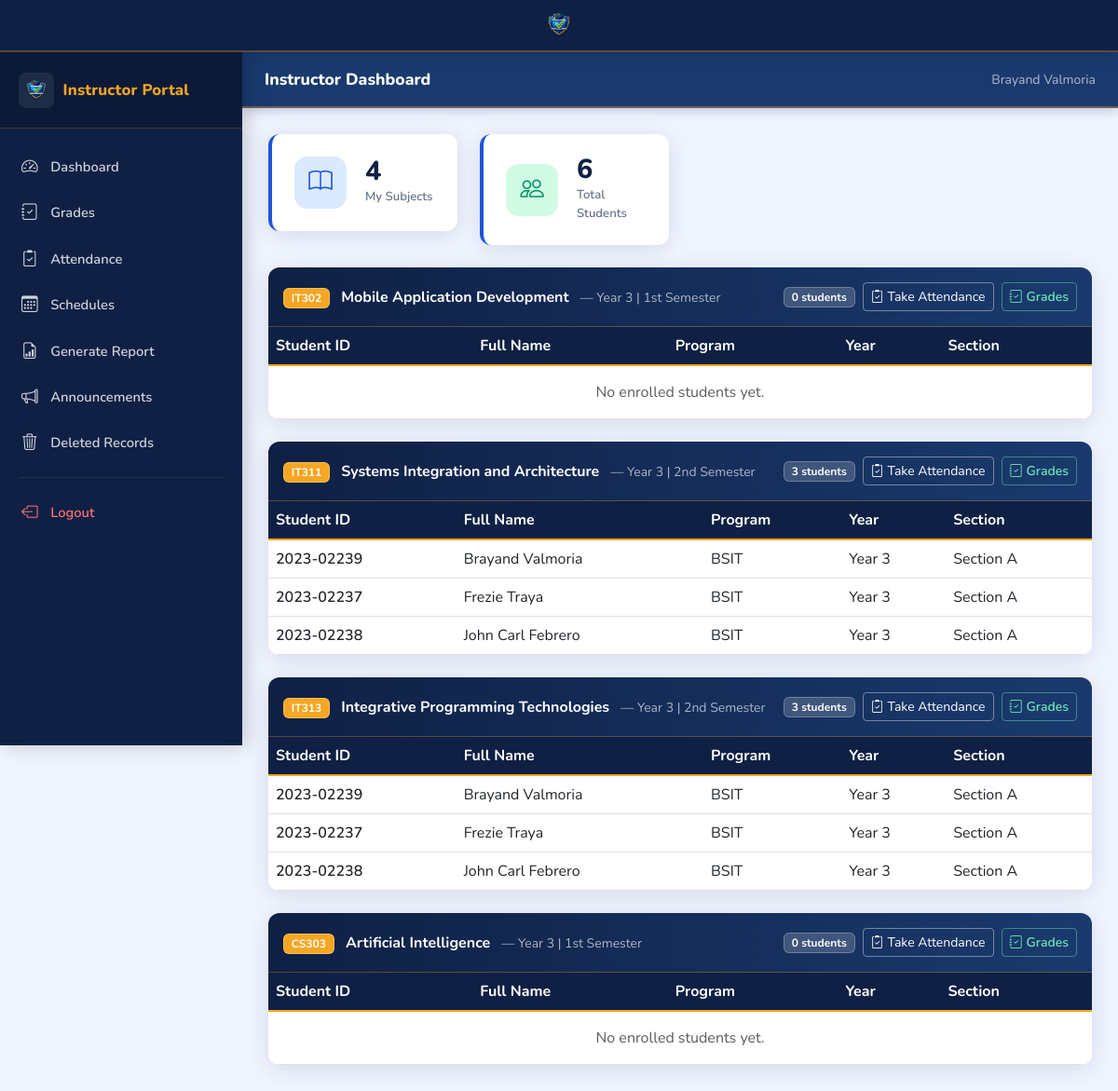
Page /instructor/dashboard/ (signed in) on the committed database.
### accounts/models.py (models this page shows, shortened)
class InstructorProfile(SoftDeleteMixin, models.Model):
    POSITION_CHOICES = [
        ('instructor_1', 'Instructor I'),
        ('instructor_2', 'Instructor II'),
        ('instructor_3', 'Instructor III'),
        ('assistant_prof_1', 'Assistant Professor I'),
        ('assistant_prof_2', 'Assistant Professor II'),
        ('associate_prof', 'Associate Professor'),
        ('full_prof', 'Full Professor'),
    ]
    YEAR_LEVEL_CHOICES = [
        ('1', '1st Year'),
        ('2', '2nd Year'),
        ('3', '3rd Year'),
        ('4', '4th Year'),
        ('all', 'All Year Levels'),
    ]
    user = models.OneToOneField(User, on_delete=models.CASCADE, related_name='instructor_profile')
    faculty_id = models.CharField(max_length=50, unique=True)
    full_name = models.CharField(max_length=200)
    department = models.ForeignKey(Department, on_delete=models.SET_NULL, null=True)
    program = models.ForeignKey(Program, on_delete=models.SET_NULL, null=True, blank=True)
    year_level_handles = models.CharField(max_length=10, choices=YEAR_LEVEL_CHOICES, default='all')
    position = models.CharField(max_length=50, choices=POSITION_CHOICES, blank=True)
    created_at = models.DateTimeField(auto_now_add=True)

class StudentProfile(SoftDeleteMixin, models.Model):
    YEAR_LEVEL_CHOICES = [
        ('1', '1st Year'),
        ('2', '2nd Year'),
        ('3', '3rd Year'),
        ('4', '4th Year'),
    ]
    user = models.OneToOneField(User, on_delete=models.CASCADE, related_name='student_profile')
    student_id = models.CharField(max_length=50, unique=True)
    department = models.ForeignKey(Department, on_delete=models.SET_NULL, null=True)
    program = models.ForeignKey(Program, on_delete=models.SET_NULL, null=True)
    year_level = models.CharField(max_length=1, choices=YEAR_LEVEL_CHOICES)
    full_name = models.CharField(max_length=200)
    contact_number = models.CharField(max_length=20, blank=True)
    address = models.TextField(blank=True)
    date_of_birth = models.DateField(null=True, blank=True)
    gender = models.CharField(max_length=20, blank=True)
    profile_complete = models.BooleanField(default=False)
    created_at = models.DateTimeField(auto_now_add=True)

class Program(models.Model):
    name = models.CharField(max_length=200)
    code = models.CharField(max_length=20)
    department = models.ForeignKey(Department, on_delete=models.CASCADE, related_name='programs')

### enrollment/models.py (models this page shows, shortened)
class Subject(models.Model):
    name = models.CharField(max_length=200)
    code = models.CharField(max_length=20, unique=True)
    description = models.TextField(blank=True)
    units = models.PositiveIntegerField(default=3)
    department = models.ForeignKey(Department, on_delete=models.CASCADE, related_name='subjects')
    program = models.ForeignKey(Program, on_delete=models.CASCADE, related_name='subjects')
    year_level = models.CharField(max_length=1, choices=[
        ('1', '1st Year'), ('2', '2nd Year'), ('3', '3rd Year'), ('4', '4th Year')
    ])
    semester = models.CharField(max_length=20, choices=[
        ('1st', '1st Semester'), ('2nd', '2nd Semester'), ('summer', 'Summer')
    ], default='1st')
    assigned_instructor = models.ForeignKey(
        InstructorProfile, on_delete=models.SET_NULL, null=True, blank=True, related_name='subjects'
    )

class Enrollment(SoftDeleteMixin, models.Model):
    STATUS_PENDING = 'pending'
    STATUS_APPROVED = 'approved'
    STATUS_REJECTED = 'rejected'
    STATUS_CHOICES = [
        (STATUS_PENDING, 'Pending Approval'),
        (STATUS_APPROVED, 'Approved'),
        (STATUS_REJECTED, 'Rejected'),
    ]
    CIVIL_STATUS_CHOICES = [
        ('single', 'Single'), ('married', 'Married'),
        ('widowed', 'Widowed'), ('separated', 'Separated'),
    ]
    GENDER_CHOICES = [
        ('male', 'Male'), ('female', 'Female'), ('other', 'Other'),
    ]
    student = models.OneToOneField(StudentProfile, on_delete=models.CASCADE, related_name='enrollment')
    status = models.CharField(max_length=20, choices=STATUS_CHOICES, default=STATUS_PENDING, db_index=True)
    section = models.ForeignKey(Section, on_delete=models.SET_NULL, null=True, blank=True)
    school_year = models.CharField(max_length=20, default='2024-2025', db_index=True)
    semester = models.CharField(max_length=20, choices=[
        ('1st', '1st Semester'), ('2nd', '2nd Semester'), ('summer', 'Summer')
    ], default='1st')
    subjects = models.ManyToManyField(Subject, blank=True)
    civil_status = models.CharField(max_length=20, choices=CIVIL_STATUS_CHOICES, blank=True)
    ethnicity = models.CharField(max_length=100, blank=True)
    nickname = models.CharField(max_length=50, blank=True)
    address = models.TextField(blank=True)
    contact_number = models.CharField(max_length=20, blank=True)
    date_of_birth = models.DateField(null=True, blank=True)
    place_of_birth = models.CharField(max_length=200, blank=True)
    age = models.PositiveIntegerField(null=True, blank=True)
    gender = models.CharField(max_length=20, choices=GENDER_CHOICES, blank=True)
    zip_code = models.CharField(max_length=10, blank=True)
    mother_name = models.CharField(max_length=200, blank=True)
    mother_occupation = models.CharField(max_length=200, blank=True)
    father_name = models.CharField(max_length=200, blank=True)
    father_occupation = models.CharField(max_length=200, blank=True)
    guardian_name = models.CharField(max_length=200, blank=True)
    guardian_relationship = models.CharField(max_length=100, blank=True)
    submitted_at = models.DateTimeField(auto_now_add=True)
    approved_at = models.DateTimeField(null=True, blank=True)
    remarks = models.TextField(blank=True)

class Section(models.Model):
    name = models.CharField(max_length=10)  # A, B, C
    department = models.ForeignKey(Department, on_delete=models.CASCADE)
    program = models.ForeignKey(Program, on_delete=models.CASCADE)
    year_level = models.CharField(max_length=1)
    max_slots = models.PositiveIntegerField(default=40)
    current_count = models.PositiveIntegerField(default=0)

### core/instructor_views.py (the view)
# urls.py: path('instructor/dashboard/', instructor_dashboard, name='instructor_dashboard'),
@login_required
def instructor_dashboard(request):
    if request.user.role != User.ROLE_INSTRUCTOR:
        return redirect('home')
    instructor = request.user.instructor_profile
    subjects = Subject.objects.filter(assigned_instructor=instructor).select_related('department', 'program')
    subject_data = []
    total_students = 0
    for subject in subjects:
        enrollments = Enrollment.objects.filter(
            subjects=subject, status='approved'
        ).select_related('student').order_by('student__full_name')
        count = enrollments.count()
        total_students += count
        subject_data.append({
            'subject': subject,
            'enrollments': enrollments,
            'count': count,
        })
    return render(request, 'instructor/dashboard.html', {
        'instructor': instructor,
        'subject_data': subject_data,
        'total_students': total_students,
    })

### core/soft_delete.py (called while the page is built)
    def get_queryset(self):
        return SoftDeleteQuerySet(self.model, using=self._db).filter(is_deleted=False)

### templates/instructor/dashboard.html (shortened to what this page needs)
{% extends 'base.html' %}
{% block body %}
<div class="portal-layout">
  {% include 'partials/sidebar_instructor.html' %}
  <div class="main-content">
    <div class="topbar">
      <div class="d-flex align-items-center gap-3">
        <span class="topbar-title">Instructor Dashboard</span>
      </div>
      <span class="text-muted small">{{ instructor.full_name }}</span>
    </div>
    <div class="page-body fade-in">
      <div class="row g-4 mb-4">
        <div class="col-sm-6 col-xl-3">
          <div class="stat-card">
            <div class="stat-icon blue"><i class="bi bi-book"></i></div>
            <div><div class="stat-value">{{ subject_data|length }}</div><div class="stat-label">My Subjects</div></div>
          </div>
        </div>
        <div class="col-sm-6 col-xl-3">
          <div class="stat-card">
            <div class="stat-icon green"><i class="bi bi-people"></i></div>
            <div><div class="stat-value">{{ total_students }}</div><div class="stat-label">Total Students</div></div>
          </div>
        </div>
      </div>
      {% for item in subject_data %}
      <div class="portal-table mb-4">
        <div class="p-3 border-bottom d-flex justify-content-between align-items-center" style="background:#f8faff;">
          <div>
            <span class="badge bg-primary me-2">{{ item.subject.code }}</span>
            <span class="fw-bold" style="color:#0f2044;">{{ item.subject.name }}</span>
            <span class="text-muted small ms-2">— Year {{ item.subject.year_level }} | {{ item.subject.get_semester_display }}</span>
          </div>
          <div class="d-flex align-items-center gap-2">
            <span class="badge bg-secondary">{{ item.count }} student{{ item.count|pluralize }}</span>
            <a href="{% url 'attendance_sheet' item.subject.pk %}" class="btn btn-sm btn-outline-primary">
              <i class="bi bi-clipboard2-check me-1"></i>Take Attendance
            </a>
            <a href="{% url 'instructor_grades' %}" class="btn btn-sm btn-outline-success">
              <i class="bi bi-journal-check me-1"></i>Grades
            </a>
          </div>
        </div>
        <table class="table table-hover mb-0">
          <thead>
            <tr><th>Student ID</th><th>Full Name</th><th>Program</th><th>Year</th><th>Section</th></tr>
          </thead>
          <tbody>
            {% for enrollment in item.enrollments %}
            <tr>
              <td class="fw-semibold">{{ enrollment.student.student_id }}</td>
              <td>{{ enrollment.student.full_name }}</td>
              <td>{{ enrollment.student.program.code }}</td>
              <td>Year {{ enrollment.student.year_level }}</td>
              <td>{% if enrollment.section %}Section {{ enrollment.section.name }}{% else %}<span class="text-muted">—</span>{% endif %}</td>
            </tr>
            {% empty %}
            <tr><td colspan="5" class="text-center text-muted py-3">No enrolled students yet.</td></tr>
            {% endfor %}
          </tbody>
        </table>
      </div>
      {% empty %}
      <div class="portal-table p-4 text-center text-muted">
        <i class="bi bi-book fs-3 d-block mb-2"></i>No subjects assigned yet.
      </div>
      {% endfor %}
    </div>
  </div>
</div>
{% endblock %}

### templates/base.html (shortened to what this page needs)
<!DOCTYPE html>
<html lang="en">
<head>
    <link href="https://cdn.jsdelivr.net/npm/bootstrap@5.3.0/dist/css/bootstrap.min.css" rel="stylesheet">
    <link href="https://cdn.jsdelivr.net/npm/bootstrap-icons@1.11.0/font/bootstrap-icons.css" rel="stylesheet">
    {% load static %}
    <link rel="stylesheet" href="{% static 'css/portal.css' %}">
</head>
<body>
<nav class="site-navbar" aria-label="Site navigation">
  <div class="site-navbar-center">
    <a href="{% url 'home' %}" class="site-navbar-brand-link" title="Student Portal System">
      <img src="{% static 'images/logo.png' %}"
           alt="Student Portal System"
           class="site-navbar-logo">
    </a>
  </div>
</nav>
{% block body %}{% endblock %}
{% load static %}
</body>
</html>

### templates/partials/sidebar_instructor.html
{% load static %}
<div class="sidebar" id="sidebar">
    <div class="sidebar-brand">
        <img src="{% static 'images/logo.png' %}" alt="Logo" class="sidebar-logo">
        <span>Instructor Portal</span>
    </div>
    <nav class="sidebar-nav">
        <a href="{% url 'instructor_dashboard' %}" class="sidebar-link"><i class="bi bi-speedometer2"></i> Dashboard</a>
        <a href="{% url 'instructor_grades' %}" class="sidebar-link"><i class="bi bi-journal-check"></i> Grades</a>
        <a href="{% url 'instructor_attendance' %}" class="sidebar-link"><i class="bi bi-clipboard2-check"></i> Attendance</a>
        <a href="{% url 'instructor_schedule' %}" class="sidebar-link"><i class="bi bi-calendar3"></i> Schedules</a>
        <a href="{% url 'instructor_report' %}" class="sidebar-link"><i class="bi bi-file-earmark-bar-graph"></i> Generate Report</a>
        <a href="{% url 'announcement_list' %}" class="sidebar-link"><i class="bi bi-megaphone"></i> Announcements</a>
        <a href="{% url 'instructor_deleted_records' %}" class="sidebar-link"><i class="bi bi-trash3"></i> Deleted Records</a>
        <div class="sidebar-divider"></div>
        <a href="{% url 'logout' %}" class="sidebar-link text-danger"><i class="bi bi-box-arrow-left"></i> Logout</a>
    </nav>
</div>

### rows in the picture
InstructorProfile: full_name "Brayand Valmoria"
Subject: subject.code "IT302", subject.name "Mobile Application Development", subject.year_level "3", subject.semester "1st Semester", count "0"
Subject: subject.code "IT311", subject.name "Systems Integration and Architecture", subject.year_level "3", subject.semester "2nd Semester", count "3"
Enrollment: student.student_id "2023-02239", student.full_name "Brayand Valmoria", student.program.code "BSIT", student.year_level "3", section.name "A"
Enrollment: student.student_id "2023-02237", student.full_name "Frezie Traya", student.program.code "BSIT", student.year_level "3", section.name "A"
Enrollment: student.student_id "2023-02238", student.full_name "John Carl Febrero", student.program.code "BSIT", student.year_level "3", section.name "A"
Subject: subject.code "IT313", subject.name "Integrative Programming Technologies", subject.year_level "3", subject.semester "2nd Semester", count "3"
Subject: subject.code "CS303", subject.name "Artificial Intelligence", subject.year_level "3", subject.semester "1st Semester", count "0"

### other values in the picture
{{ subject_data|length }} "4"
{{ total_students }} "6"
